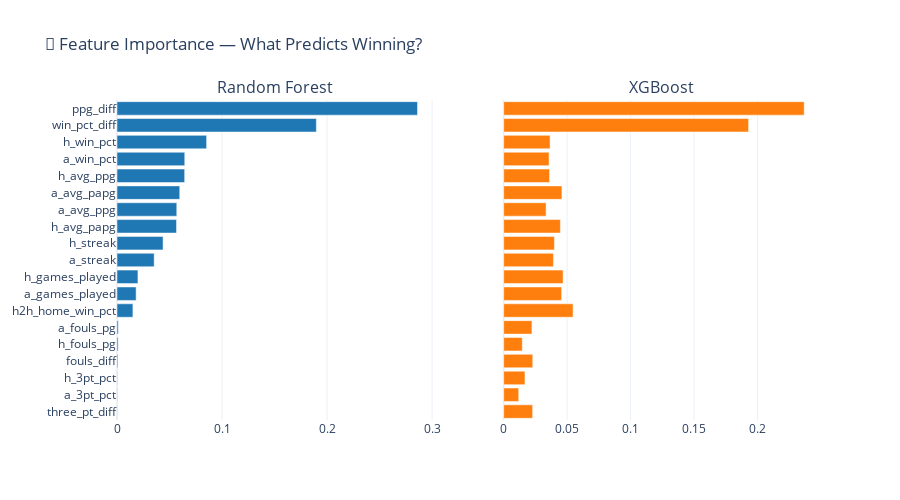

Notebook code for this chart:
### Markdown cell above
## 🏅 Feature Importance — What Matters Most?

Which features does the model rely on most to predict a winner? Let's look at both models' feature importance rankings.

### Code cell
# Feature importance comparison
rf_imp = pd.Series(rf.feature_importances_, index=feature_cols).sort_values(ascending=True)
xgb_imp = pd.Series(xgb.feature_importances_, index=feature_cols).sort_values(ascending=True)

fig = make_subplots(rows=1, cols=2, subplot_titles=['Random Forest', 'XGBoost'], shared_yaxes=True)

fig.add_trace(go.Bar(x=rf_imp.values, y=rf_imp.index, orientation='h', 
                      marker_color='#1f77b4'), row=1, col=1)
fig.add_trace(go.Bar(x=xgb_imp.values, y=xgb_imp.index, orientation='h',
                      marker_color='#ff7f0e'), row=1, col=2)

fig.update_layout(title='🏅 Feature Importance — What Predicts Winning?', 
                  showlegend=False, height=500, template='plotly_white')
fig.show()

print("Top 5 features (XGBoost):")
for feat, imp in xgb_imp.tail(5).items():
    print(f"  {feat}: {imp:.3f}")

### Figure 1 — Plotly figure (JSON) as saved in the notebook; plotly's stock layout.template omitted (floating-point values rounded to 4 significant figures)
{"data": [{"marker": {"color": "#1f77b4"}, "orientation": "h", "type": "bar", "x": [0.000198, 0.0003098, 0.0003674, 0.0007985, 0.001062, 0.001193, 0.01515, 0.01822, 0.01992, 0.0354, 0.04387, 0.05668, 0.05691, 0.05973, 0.06442, 0.06451, 0.08531, 0.1898, 0.2861], "xaxis": "x", "y": ["three_pt_diff", "a_3pt_pct", "h_3pt_pct", "fouls_diff", "h_fouls_pg", "a_fouls_pg", "h2h_home_win_pct", "a_games_played", "h_games_played", "a_streak", "h_streak", "h_avg_papg", "a_avg_ppg", "a_avg_papg", "h_avg_ppg", "a_win_pct", "h_win_pct", "win_pct_diff", "ppg_diff"], "yaxis": "y"}, {"marker": {"color": "#ff7f0e"}, "orientation": "h", "type": "bar", "x": [0.01187, 0.01469, 0.01679, 0.02228, 0.02284, 0.02293, 0.03344, 0.03575, 0.03615, 0.03657, 0.03922, 0.04001, 0.04471, 0.04568, 0.0459, 0.04682, 0.05468, 0.1929, 0.2367], "xaxis": "x2", "y": ["a_3pt_pct", "h_fouls_pg", "h_3pt_pct", "a_fouls_pg", "three_pt_diff", "fouls_diff", "a_avg_ppg", "a_win_pct", "h_avg_ppg", "h_win_pct", "a_streak", "h_streak", "h_avg_papg", "a_games_played", "a_avg_papg", "h_games_played", "h2h_home_win_pct", "win_pct_diff", "ppg_diff"], "yaxis": "y2"}], "layout": {"annotations": [{"font": {"size": 16}, "showarrow": false, "text": "Random Forest", "x": 0.225, "xanchor": "center", "xref": "paper", "y": 1.0, "yanchor": "bottom", "yref": "paper"}, {"font": {"size": 16}, "showarrow": false, "text": "XGBoost", "x": 0.775, "xanchor": "center", "xref": "paper", "y": 1.0, "yanchor": "bottom", "yref": "paper"}], "height": 500, "showlegend": false, "title": {"text": "🏅 Feature Importance — What Predicts Winning?"}, "xaxis": {"anchor": "y", "domain": [0.0, 0.45]}, "xaxis2": {"anchor": "y2", "domain": [0.55, 1.0]}, "yaxis": {"anchor": "x", "domain": [0.0, 1.0]}, "yaxis2": {"anchor": "x2", "domain": [0.0, 1.0], "matches": "y", "showticklabels": false}}}
